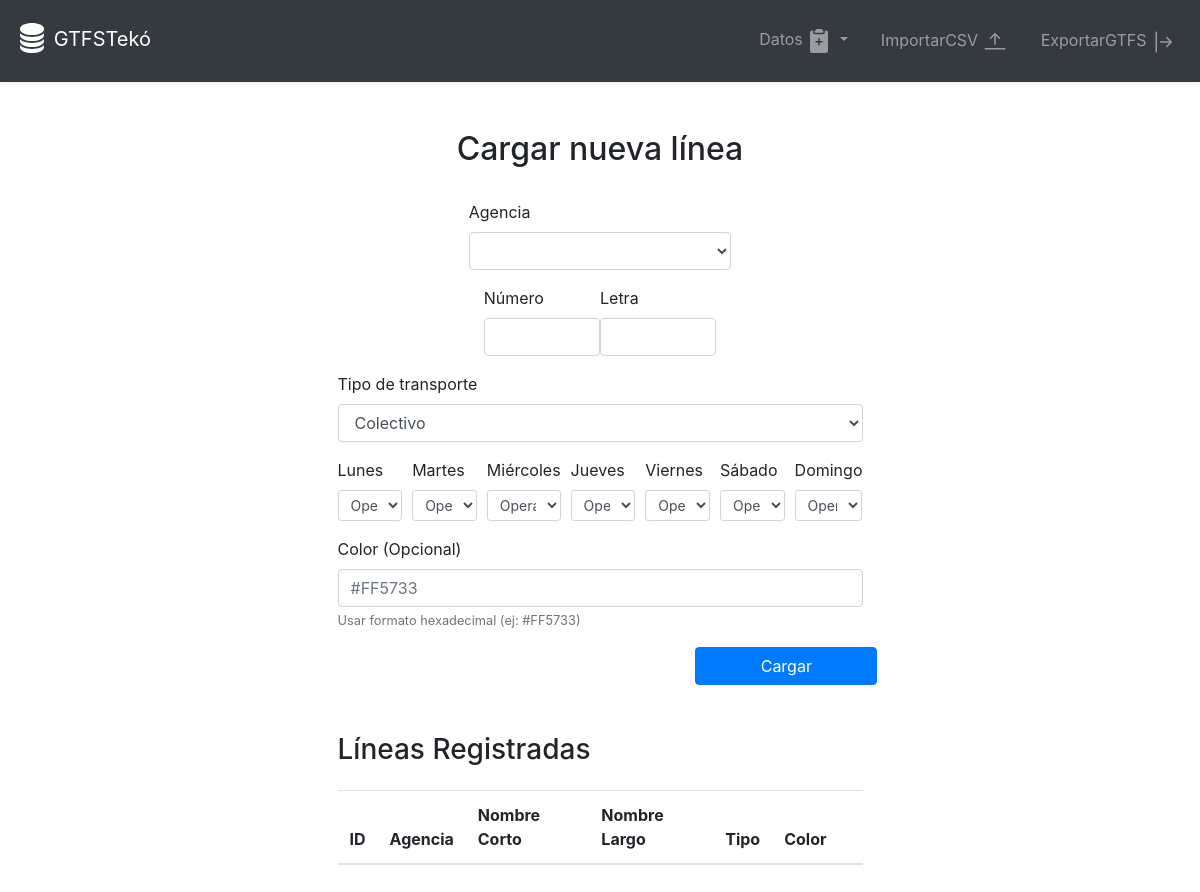
Page /route/cargar_routes on the earlier database version.
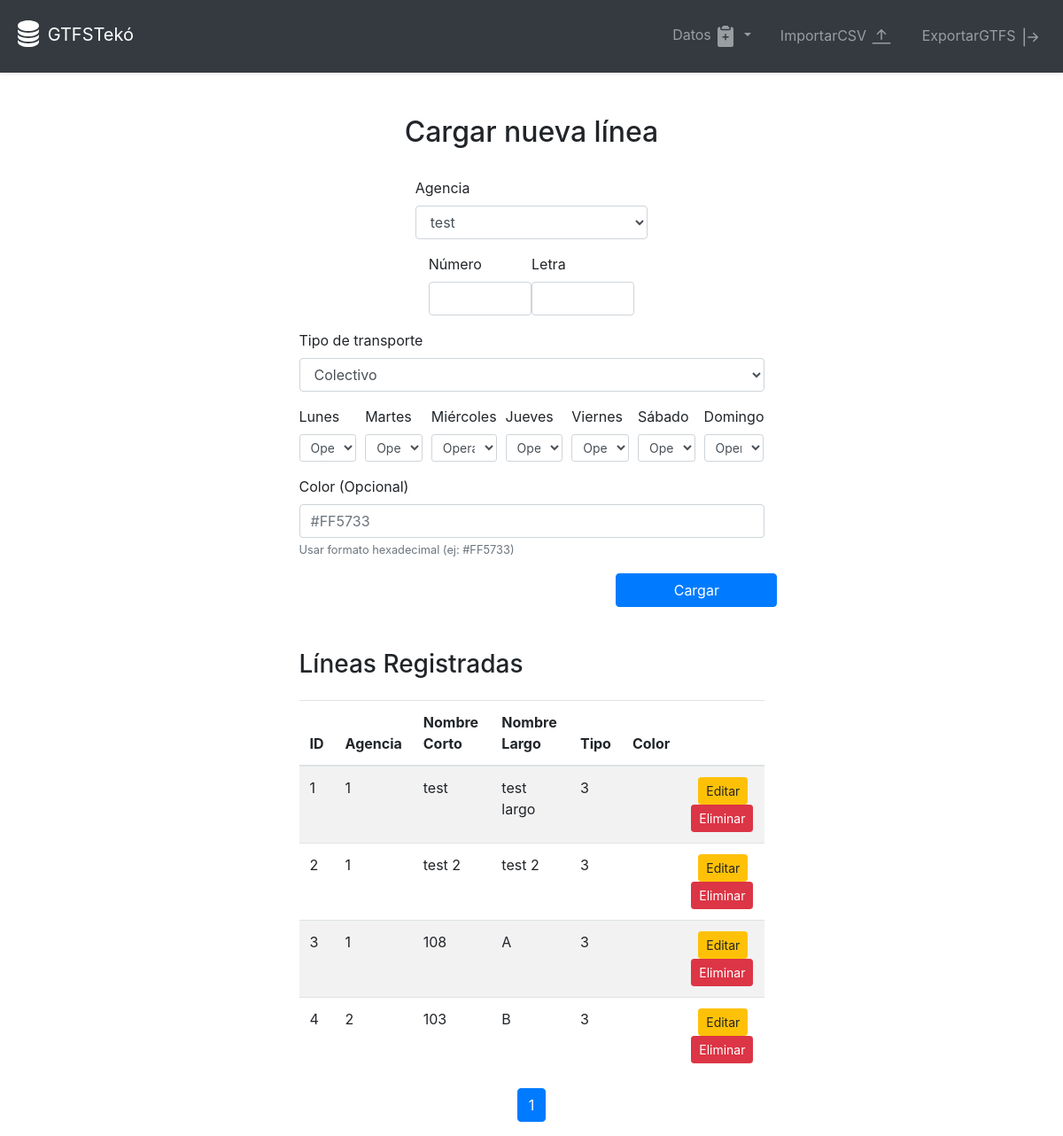
Same page on the later database version.
### models/models.py (models this page shows)
class Route(db.Model):
    route_id = db.Column(db.Integer, primary_key=True)
    agency_id = db.Column(db.Integer, db.ForeignKey('agency.agency_id'), nullable=False)
    route_short_name = db.Column(db.String(10), nullable=False)
    route_long_name = db.Column(db.String(100), nullable=False)
    route_type = db.Column(db.Integer, nullable=False)
    route_color = db.Column(db.String(6))

### routes/route_routes.py (the view, shortened to what this page needs)
@route_bp.route('/cargar_routes', methods=['GET', 'POST'])
def cargar_routes():
    agencies = Agency.query.all()
    page = request.args.get(get_page_parameter(), type=int, default=1)  # Get the current page
    per_page = 10  # Set the number of items per page
    routes = Route.query.paginate(page=page, per_page=per_page)  # Paginate routes
    pagination = Pagination(page=page, total=routes.total, search=False, record_name='routes', per_page=per_page)
    return render_template('cargar_routes.html', agencies=agencies, routes=routes.items, pagination=pagination, current_page=page, total_pages=routes.pages)

### templates/cargar_routes.html (shortened to what the changed rows need)
{% extends "base.html" %}
{% block content %}
<div class="container mt-5 d-flex justify-content-center w-50 flex-column">
    <h2 class="text-center">Cargar nueva línea</h2>
    <form method="POST" class="mt-4">
        <div class="d-flex justify-content-center">
        <div class="form-group w-50">
            <label for="agency_id">Agencia</label>
            <select class="form-control" id="agency_id" name="agency_id" required>
                {% for agency in agencies %}
                    <option value="{{ agency.agency_id }}">{{ agency.agency_name }}</option>
                {% endfor %}
            </select>
        </div>
    </div>
    <div class="d-flex justify-content-center flex-column">
        <div class="form-row">
            {% for day in ['lunes', 'martes', 'miércoles', 'jueves', 'viernes', 'sábado', 'domingo'] %}
            <div class="form-group col">
                <label for="{{ day }}">{{ day|capitalize }}</label>
                <select class="form-control form-control-sm" id="{{ day }}" name="{{ day }}" required>
                    <option value="1" selected>Operativo</option>
                </select>
            </div>
            {% endfor %}
        </div>
    </div>
    </form>
    <table class="table table-striped mt-3">
        <thead>
            <tr>
                <th>ID</th>
                <th>Agencia</th>
                <th>Nombre Corto</th>
                <th>Nombre Largo</th>
                <th>Tipo</th>
                <th>Color</th>
                <th></th>
            </tr>
        </thead>
        <tbody>
            {% for route in routes %}
                <tr>
                    <td>{{ route.route_id }}</td>
                    <td>{{ route.agency_id }}</td>
                    <td>{{ route.route_short_name }}</td>
                    <td>{{ route.route_long_name }}</td>
                    <td>{{ route.route_type }}</td>
                    <td>{{ route.route_color }}</td>
                    <td>
                        <button type="button" class="btn btn-warning btn-sm ml-2" data-toggle="modal" data-target="#editModal{{ route.route_id }}">
                            Editar
                        </button>
                        <form method="POST" action="{{ url_for('route.delete_route', route_id=route.route_id) }}" onsubmit="return confirm('¿Estás seguro de que deseas eliminar esta ruta?');">
                            <button type="submit" class="btn btn-danger btn-sm">Eliminar</button>
                        </form>
                    </td>
                </tr>
            {% endfor %}
        </tbody>
    </table>
    <nav aria-label="Page navigation">
        <ul class="pagination justify-content-center">
            {% for page_num in range(1, total_pages + 1) %}
                <li class="page-item {% if page_num == current_page %}active{% endif %}">
                    <a class="page-link" href="{{ url_for('route.cargar_routes', page=page_num) }}">{{ page_num }}</a>
                </li>
            {% endfor %}
        </ul>
    </nav>
</div>
{% endblock %}

Differences in the rows shown:
added Route: route_id "1", agency_id "1", route_short_name "test", route_long_name "test largo", route_type "3"
added Route: route_id "2", agency_id "1", route_short_name "test 2", route_long_name "test 2", route_type "3"
added Route: route_id "3", agency_id "1", route_short_name "108", route_long_name "A", route_type "3"
added Route: route_id "4", agency_id "2", route_short_name "103", route_long_name "B", route_type "3"
Other differences:
form field agency_id: (not shown) → "test"
new list line: "1"
